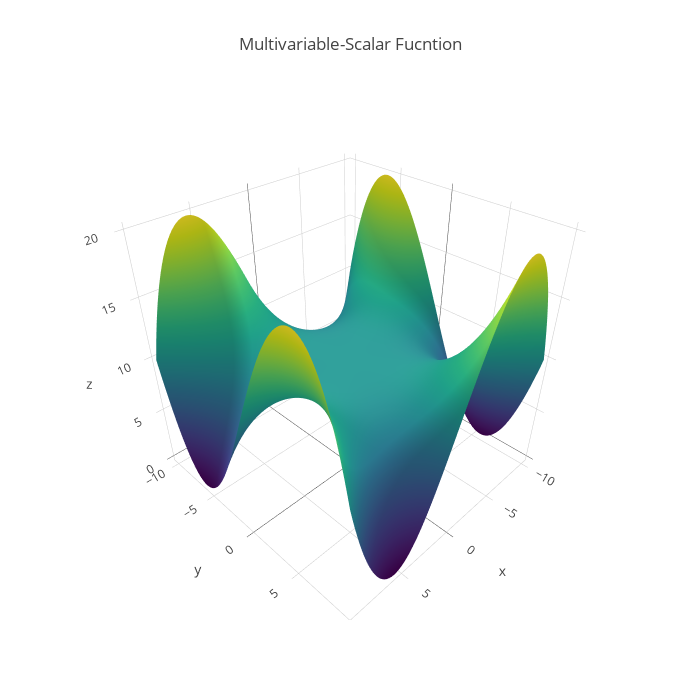

Source (notebook cell):
### Markdown cell above
- plotly가 설치되어 있다면 다음 코드로 인터렉티브하게 등고선 그림을 볼 수 있다.

### Code cell
# https://plot.ly/python/
# https://plot.ly/python/offline/

# hover contour off
# https://community.plot.ly/t/trace-lines-appearing-on-hover/5801
data = [
    go.Surface(x=X1, y=X2, z=Z, showscale=False, colorscale='Viridis',
               contours=dict(
                   x=dict(highlight=False), y=dict(highlight=False)
               ),
    ),
]

layout = go.Layout(
    title='Multivariable-Scalar Fucntion',
    autosize=True,
    width=700, height=700,
)

fig = go.Figure(data=data, layout=layout)
iplot(fig)

### Figure 1 — Plotly figure (JSON) as saved in the notebook; plotly's stock layout.template omitted (floating-point values rounded to 4 significant figures; data arrays with more than 128 entries replaced by an {"elided": "..."} marker saying what was removed)
{"data": [{"colorscale": "Viridis", "contours": {"x": {"highlight": false}, "y": {"highlight": false}}, "showscale": false, "type": "surface", "x": {"elided": "100x100 float values"}, "y": {"elided": "100x100 float values"}, "z": {"elided": "100x100 float values"}}], "layout": {"autosize": true, "height": 700, "title": "Multivariable-Scalar Fucntion", "width": 700}}
